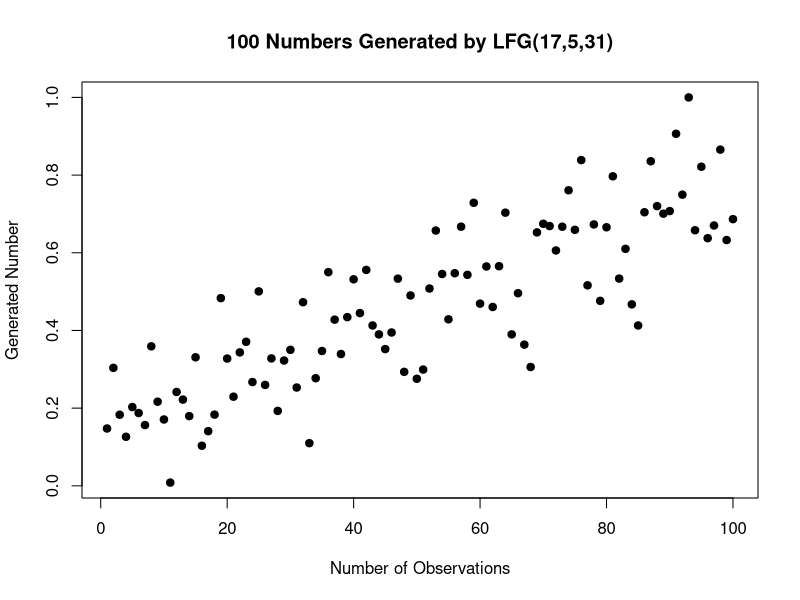

Recreate this plot in R.
lfg = function(j, k, l, n) {
    # generate the seed
    seed = runif(j, 0, 2^l)
    for (i in 1:n) {
        seed[j + i] = seed[i] + seed[j + i - k]%%2^l
    }
    # standardize to [0:1]
    X = seed[(j + 1):length(seed)]/max(seed)
    print(X)
}
# generate 4 new random numbers
plot(lfg(17, 5, 31, 100), main = "100 Numbers Generated by LFG(17,5,31)", xlab = "Number of Observations", ylab = "Generated Number", 
    pch = 19)
